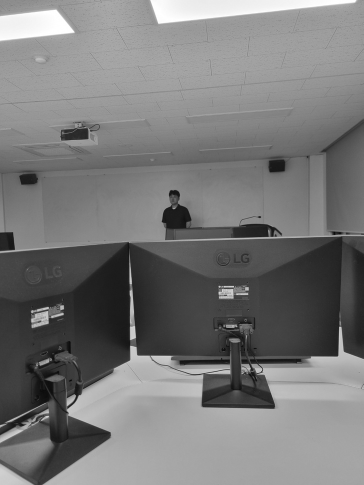
#> input picture images/person_dark.jpg, 364 x 485 px, shrunk from 1058 x 1411 before the run, found by its file name
$ python ex2.py   (older library calls are emulated)
#> lines starting #> are read from the running program, lines starting #| are printed output that depends on the picture
#소벨 필터
import cv2

img = cv2.imread('./images/person_dark.jpg',cv2.IMREAD_REDUCED_GRAYSCALE_2)
#> img is the input picture: shape (485, 364); min 9, max 255, mean 120.3
s_imageX = cv2.Sobel(img, cv2.CV_8U, 1, 0, ksize=3)
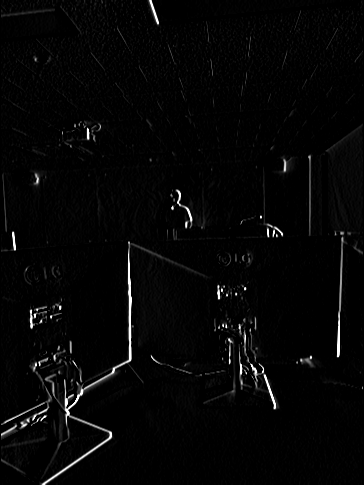
#> s_imageX: shape (485, 364); min 0, max 255, mean 5.7
s_imageY = cv2.Sobel(img, cv2.CV_8U, 0, 1, ksize=3)
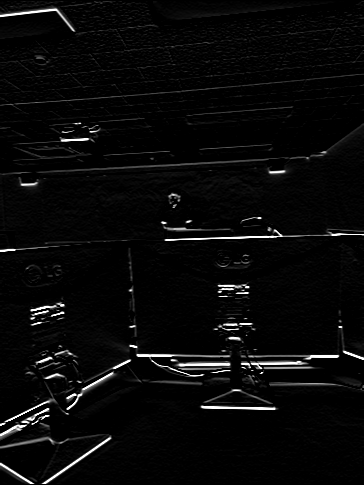
#> s_imageY: shape (485, 364); min 0, max 255, mean 8.9
s_imageXY = cv2.Sobel(img, cv2.CV_8U, 1, 1, ksize=3)
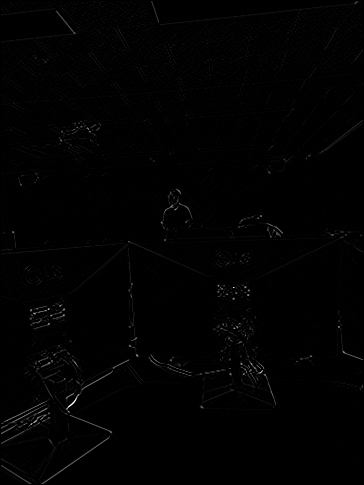
#> s_imageXY: shape (485, 364); min 0, max 255, mean 2

cv2.imshow('Original image', img)
cv2.imshow('Sobel X direction image', s_imageX)
cv2.imshow('Sobel Y direction image', s_imageY)
cv2.imshow('Sobel X-Y direction image', s_imageXY)
cv2.waitKey(0)
